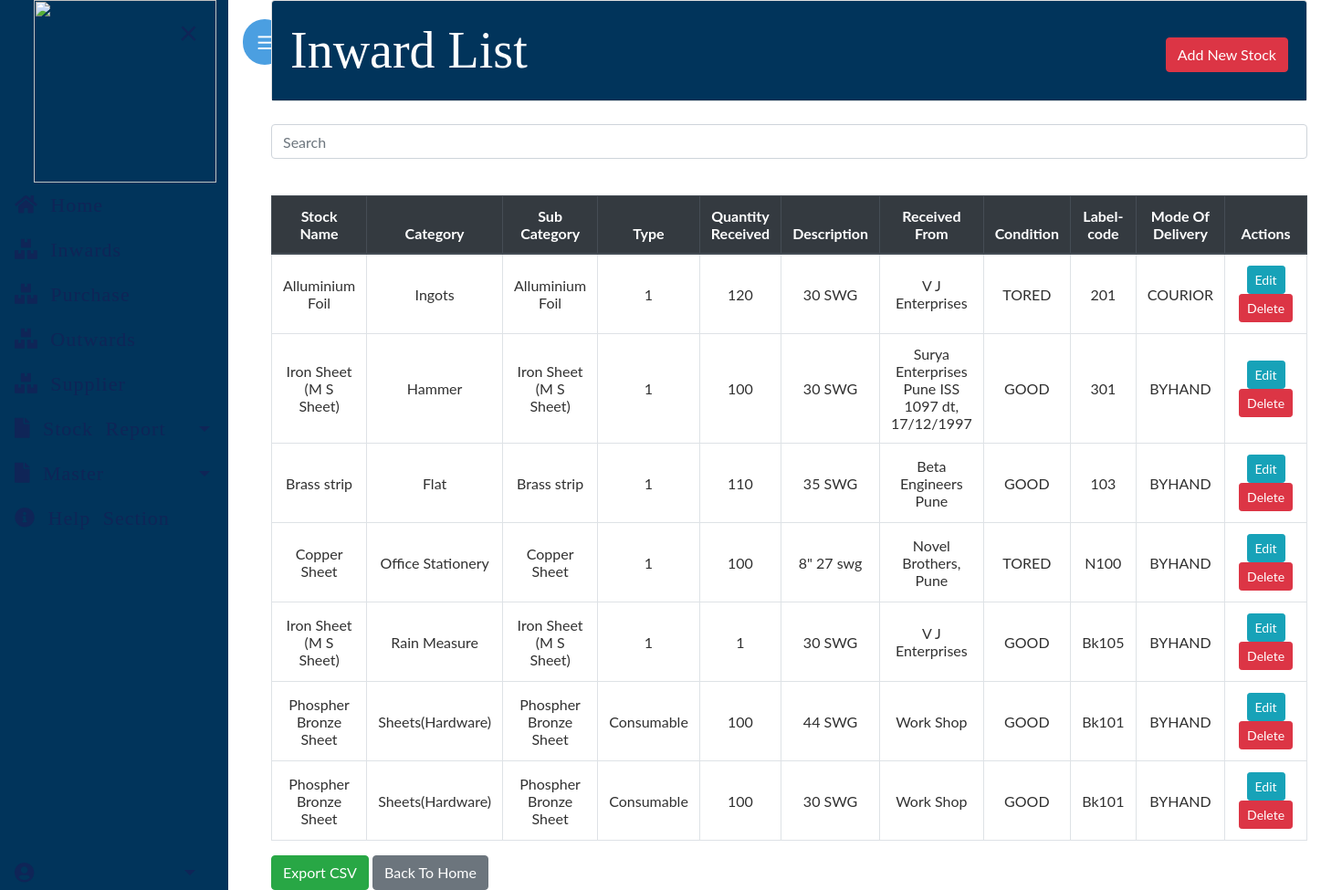
The app's page /inventory/, older data.
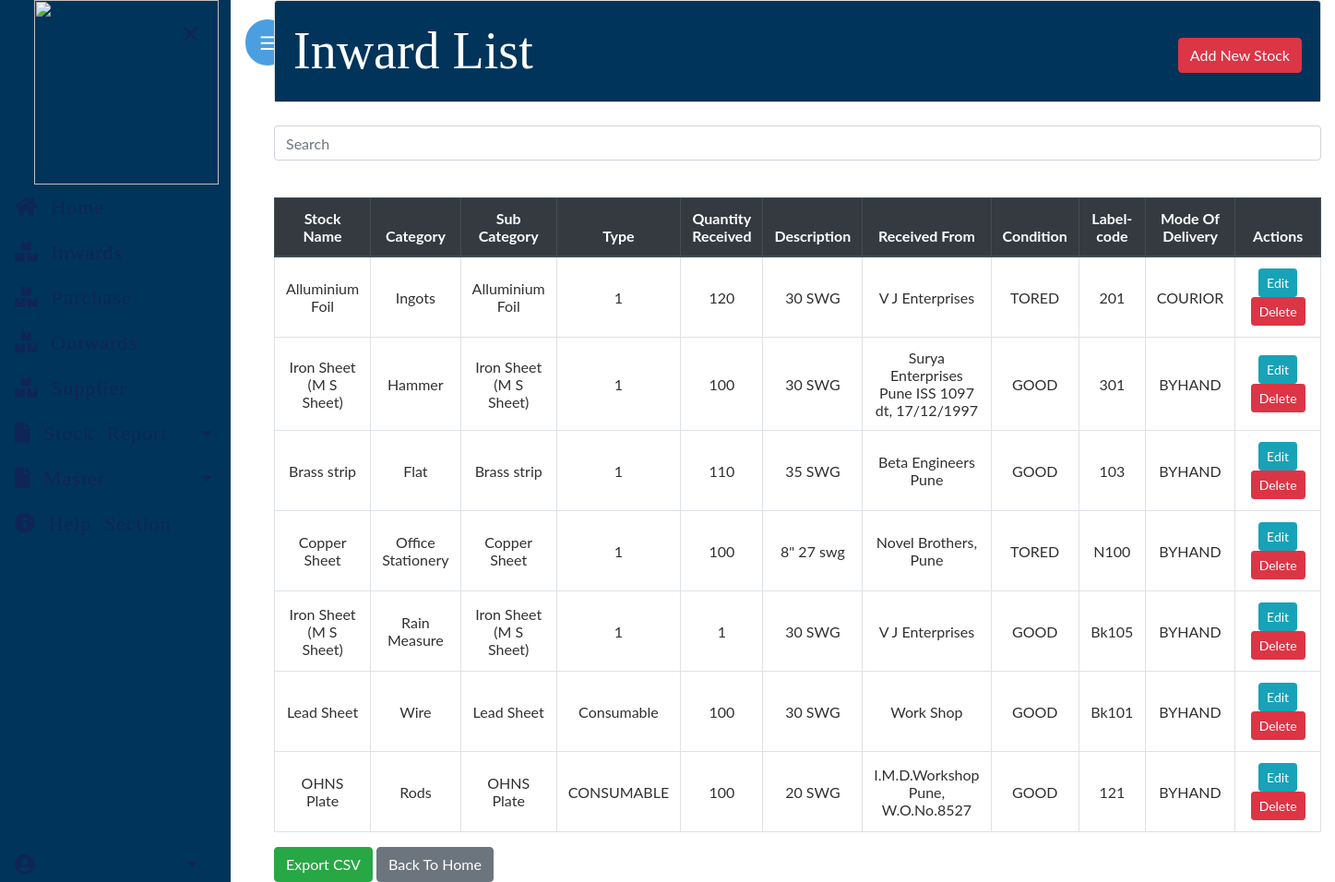
The same page, newer data.
### imdapp/models.py (models this page shows, shortened)
class Stock(models.Model):
    STATUS_CHOICE = [
        ('CONSUMABLE', 'CONSUMABLE'),
        ('NON-COMSUMABLE', 'NON-COMSUMABLE'),
        ]
    CONDITION = [
        ('GOOD', 'GOOD'),
        ('TORED', 'TORED'),
        ('DAMAGED', 'DAMAGED'),
    ]
    MODE_OF_DELEVERY = [
        ('BYHAND', 'BYHAND'),
        ('COURIOR', 'COURIOR'),
        ('OTHER', 'OTHER'),
    ]
    category=models.ForeignKey(Category,on_delete=models.CASCADE)
    subcategory=models.ForeignKey(Subcategory,on_delete=models.CASCADE)
    description=models.ForeignKey(Description,on_delete=models.CASCADE)
    name=models.ForeignKey(Supp,on_delete=models.CASCADE)
    type=models.CharField(max_length=50, choices=STATUS_CHOICE)
    id = models.AutoField(primary_key=True)
    quantity = models.IntegerField(default=1)
    Mode_of_delivery = models.CharField(max_length=50, choices=MODE_OF_DELEVERY)  # received by
    label_code = models.CharField(max_length=20, default="")
    condition = models.CharField(max_length=50, choices=CONDITION)
    is_deleted = models.BooleanField(default=False)

class Subcategory(models.Model):
    id=models.IntegerField(primary_key=True)
    subcategory=models.CharField(max_length=255)
    is_consumable=models.BooleanField(default=False)
    def __str__(self):
        return self.subcategory
    class Meta:
        db_table='Subcategory'

class Category(models.Model):
    id=models.IntegerField(primary_key=True)
    category=models.CharField(max_length=255)
    subcategory=models.CharField(max_length=255)
    description=models.TextField(max_length=255)
    is_deleted=models.BooleanField(default=False)
    def __str__(self):
        return self.category
    class Meta:
        db_table='Category'

class Description(models.Model):
    id=models.IntegerField(primary_key=True)
    description=models.CharField(max_length=255)
    def __str__(self):
        return self.description
    class Meta:
        db_table='Description'

class Supp(models.Model):
    id=models.IntegerField(primary_key=True)
    name=models.CharField(max_length=255)
    def __str__(self):
        return self.name
    class Meta:
        db_table='Supp'

### imdapp/views.py (the view)
# urls.py: path('', views.StockListView.as_view(), name='inventory'),
class StockListView(FilterView):
    filterset_class = StockFilter
    queryset = Stock.objects.filter(is_deleted=False)
    template_name = 'inventory/inventory.html'
    paginate_by = 10

### imdapp/templates/inventory/inventory.html (shortened to what this page needs)
{% extends "base.html" %}
{% load widget_tweaks %}
{% block content %}
    <div class="card text-left">
          <div class="card-header" style="background-color:#01345B">
            <div class="row" style="color: white; font-style: bold; font-size: 3.5rem">
            <div class="col-md-8" style="font-family: 'Alkalami'" >Inward List</div>
            <div class="col-md-4">
                <div style="float:right; margin-top:8%"> <a class="btn btn-danger" href="{% url 'new-stock' %}">Add New Stock</a> </div>
            </div>
            </div>
          </div>
    </div>
    <div style="border-bottom: 1px solid white;"></div>
    <br>
    <div class="form-group">
        <input id="myInput" type="text" class="search form-control"  placeholder="Search">
    </div>
    <table class="table table-css table-bordered table-hover" id="myTable" onkeyup="myFunction()">
        <br>
        <thead class="thead-dark align-middle">
            <tr>
                <th width="8%">Stock Name</th>
                <th width="9%">Category</th>
                <th width="8%">Sub Category</th>
                <th width="8%">Type</th>
                <th width="5%">Quantity Received</th>
                <th width="5%">Description</th>
                <th width="5%">Received From</th>
                <th width="5%">Condition</th>
                <th width="8%">Label-code</th>
                <th width="5%">Mode Of Delivery</th>
                <th width="25%">Actions</th>
            </tr>
        </thead>
{% if object_list %}
        <tbody>
            {% for stock in object_list %}
        <tr>
                    <td class="align-middle">{{ stock.subcategory }}</td>
                    <td class="align-middle">{{ stock.category }}</td>
                    <td class="align-middle">{{ stock.subcategory }}</td>
                    <td class="align-middle">{{ stock.type }}</td>
                    <td class="align-middle">{{ stock.quantity }}</td>
                    <td class="align-middle">{{ stock.description }}</td>
                    <td class="align-middle">{{ stock.name }}</td>
                    <td class="align-middle">{{ stock.condition }}</td>
                    <td class="align-middle">{{ stock.label_code }}</td>
                    <td class="align-middle">{{ stock.Mode_of_delivery }}</td>
                    <td class="align-middle">
                        <a href="{% url 'edit-stock' stock.pk %}" class="btn btn-info btn-sm">Edit</a>
                        <a href="{% url 'delete-stock' stock.pk %}" class="btn btn-danger btn-sm"> Delete</a>
                    </td>
                </tr>
            {% endfor %}
        </tbody>
    </table>
    <div>
        <a href="{% url 'stockre' %}" class="btn btn-success">Export CSV</a>
        <a href="{% url 'home' %}" class="btn btn-secondary">Back To Home</a>
    </div>
{% endif %}
{% endblock content %}

### homepage/templates/base.html (shortened to what this page needs)
{% load static %}
<html lang="en">
<head>
    <link rel="stylesheet" type="text/css" href="{% static 'bootstrap/bootstrap.min.css' %}">
    <link rel="stylesheet" href="https://use.fontawesome.com/releases/v5.7.0/css/all.css">
    <link rel="stylesheet" type="text/css" href="{% static 'css/main.css' %}">
    <link rel="stylesheet" type="text/css" href="{% static 'css/sidebar.css' %}">
    <link rel="stylesheet" type="text/css" href="{% static 'css/dialogbox.css' %}">
</head>
<body onload="openNav()">
    <main id="wrapper">
        <div id="mySidebar" class="sidebar sidebar-show">
            <a href="javascript:void(0)" class="closebtn" onclick="closeNav()">×</a>
            <ul class="list-unstyled sidebar-components">
                <img src="https://internal.imd.gov.in/section/satmet/lightning/logof.png"
          style="height: 200px; margin-top: -20px; margin-left: 45px; margin-bottom: -20px;" >
            <ul class="list-unstyled sidebar-components">
                <li>
                    <a class="sidebar-text sidebar-button " href="{% url 'home' %}"  style="font-family: 'Alkalami'"><i class="fas fa-home"></i> Home</a>
                </li>
                <li>
                    <a class="sidebar-text sidebar-button" href="{% url 'new-stock' %}" style="font-family: 'Alkalami'"><i class="fas fa-boxes"></i> Inwards</a>
                </li>
                 <li>
                    <a class="sidebar-text sidebar-button" href="{% url 'select-supplier' %}" style="font-family: 'Alkalami'"><i class="fas fa-boxes"></i> Purchase</a>
                </li>
                <li>
                    <a class="sidebar-text sidebar-button" href="{% url 'new-sale' %}" style="font-family: 'Alkalami'"><i class="fas fa-boxes"></i> Outwards</a>
                </li>
                <li>
                    <a class="sidebar-text sidebar-button" href="{% url 'new-supplier' %}" style="font-family: 'Alkalami'"><i class="fas fa-boxes"></i> Supplier</a>
                </li>
                <li>
                    <a href="#saleSubmenu" data-toggle="collapse" class="dropdown-toggle sidebar-text right-arrow sidebar-button"><i class="fas fa-file"></i> Stock Report</a>
                </li>
                 <li>
                    <a href="#MasterSubmenu" data-toggle="collapse" class="dropdown-toggle sidebar-text right-arrow sidebar-button"><i class="fas fa-file"></i> Master</a>
                    <a class="sidebar-text sidebar-button" href="{% url 'about' %}"><i class="fas fa-info-circle"></i> Help Section</a>
                </li>
                <li class="bottomleft">
                    <a href="#UserSubmenu" data-toggle="collapse" class="dropdown-toggle sidebar-text right-arrow sidebar-button"><i class="fas fa-user-circle"></i> {{ request.user.username }}</a>
                </li>
            </ul>
 </ul>
    </div>
<div id="main">
  <button class="openbtn burgermenu" onclick="openNav()">☰</button>
</div>
                    <div class="container-fluid">
                        {% block content %}{% endblock content %}
                    </div>
            <br>
    </main>
</body>
</html>

### homepage/static/css/main.css (style rules this page uses)
body, html { height: 100%; }
.form-group { color: white; }
a { color: #55b159; }
ol, li { color: white; }
.table-css { color: #313131; }
ul { margin: 0; }
.align-middle { text-align: center; }

### homepage/static/css/sidebar.css (style rules this page uses)
.sidebar-text, .sidebar-text:hover, .sidebar-text:focus { color:#0F2557; font-size:25px; text-decoration: none; transition: all 0.3s; }
#wrapper { display: flex; width: 100%; align-items: stretch; }
.sidebar-components { padding: 20px 0; font-family: 'Alkalami'; margin-left:-8px; word-spacing: 7px; letter-spacing: 1px; }
.dropdown-toggle::after { display: block; position: absolute; top: 50%; right: 20px; transform: translateY(-50%); }
a.right-arrow[data-toggle="collapse"] { position: relative; }
.sidebar-button { padding: 10px; font-size: 1.1em; display: block; }
.bottomleft { bottom: 0; position: absolute; min-width: 250px; max-width: 250px; }

### homepage/templates/base.html (style rules this page uses)
body { font-family: "Lato", sans-serif; }
.sidebar { height: 100%; width: 0; position: fixed; z-index: 1; top: 0; left: 0; background-color: #01345B; overflow-x: hidden; transition: 0.5s; }
.sidebar a { padding: 8px 8px 8px 32px; text-decoration: none; font-size: 22px;  display: block; transition: 0.3s; }
.sidebar .closebtn { position: absolute; top: 0; color:#0F2557; right: 25px; font-size: 36px; margin-left: 50px; }
.openbtn { font-size: 20px; cursor: pointer; background-color: #111; color: white; padding: 10px 15px; border: none; }
.burgermenu { border:1px; background-color:#4B9FE1; margin-top: 5px; font-size: 20px; position:fixed; border-radius:25px; }
#main { transition: margin-left .5s; padding: 16px; }

Row changes from the older to the newer data that the page shows:
removed Stock: subcategory "Phospher Bronze Sheet", category "Sheets(Hardware)", type "Consumable", quantity "100", description "44 SWG", name "Work Shop", condition "GOOD", label_code "Bk101", Mode_of_delivery "BYHAND"
removed Stock: subcategory "Phospher Bronze Sheet", category "Sheets(Hardware)", type "Consumable", quantity "100", description "30 SWG", name "Work Shop", condition "GOOD", label_code "Bk101", Mode_of_delivery "BYHAND"
added Stock: subcategory "Lead Sheet", category "Wire", type "Consumable", quantity "100", description "30 SWG", name "Work Shop", condition "GOOD", label_code "Bk101", Mode_of_delivery "BYHAND"
added Stock: subcategory "OHNS Plate", category "Rods", type "CONSUMABLE", quantity "100", description "20 SWG", name "I.M.D.Workshop Pune, W.O.No.8527", condition "GOOD", label_code "121", Mode_of_delivery "BYHAND"
